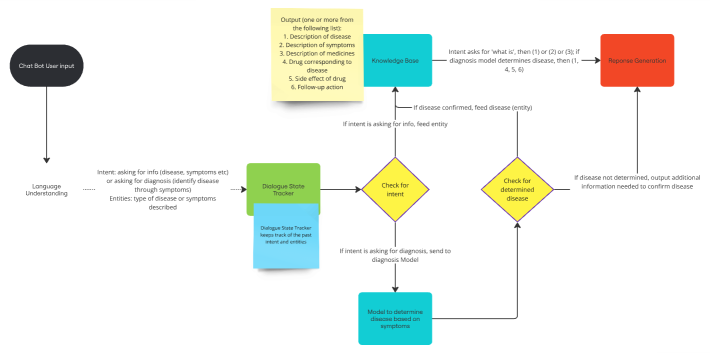
#> input picture apai4011/chatbot/mindmap.png, 1420 x 705 px (shown at 1/2 size)
$ python -i optimized-svm.py   (imports and definitions only)   (older library calls are emulated)
#> lines starting #> are read from the running program, lines starting #| are printed output that depends on the picture
import os
import cv2
import numpy as np
import pandas as pd
import joblib
from sklearn.metrics import confusion_matrix
import seaborn as sns
import matplotlib.pyplot as plt
from sklearn.svm import SVC
from sklearn.model_selection import train_test_split
from sklearn.metrics import accuracy_score, classification_report
from sklearn.preprocessing import StandardScaler
from sklearn.discriminant_analysis import LinearDiscriminantAnalysis
from skimage.feature import hog, daisy, local_binary_pattern
from tqdm import tqdm
from imblearn.over_sampling import SMOTE
from joblib import Parallel, delayed
import multiprocessing
import time

# Constants
TRAIN_IMAGES_DIR = 'train_ims/'
TRAIN_CSV = 'train.csv'
IMG_SIZE = (32, 32)
SEED = 42  # For reproducibility

# [24 lines left out: function load_data, not called in this run]

def eoh(img, num_bins=9, cell_size=8):
    """Edge Orientation Histograms (EOH)."""
    gray = cv2.cvtColor(img, cv2.COLOR_BGR2GRAY)
    sobelx = cv2.Sobel(gray, cv2.CV_64F, 1, 0, ksize=3)
    sobely = cv2.Sobel(gray, cv2.CV_64F, 0, 1, ksize=3)
    magnitude = np.sqrt(sobelx**2 + sobely**2)
    angle = np.arctan2(sobely, sobelx) % (2 * np.pi)

    num_cells_x = gray.shape[1] // cell_size
    num_cells_y = gray.shape[0] // cell_size
    histograms = []

    for i in range(num_cells_y):
        for j in range(num_cells_x):
            cell_mag = magnitude[i*cell_size:(i+1)*cell_size,
                              j*cell_size:(j+1)*cell_size]
            cell_angle = angle[i*cell_size:(i+1)*cell_size,
                              j*cell_size:(j+1)*cell_size]
            hist, _ = np.histogram(cell_angle, bins=num_bins,
                                 range=(0, 2*np.pi), weights=cell_mag)
            histograms.append(hist)

    return np.concatenate(histograms)

def blur(img, kernel_size=4):
    blurred = cv2.blur(img, (kernel_size, kernel_size))
    return blurred.flatten()

def extract_single_image_features(img):
    gray = cv2.cvtColor(img, cv2.COLOR_BGR2GRAY)

    hog_feat = hog(gray, orientations=8, pixels_per_cell=(4, 4), cells_per_block=(1, 1))
    lbp = local_binary_pattern(gray, P=8, R=1, method='uniform')
    hist_lbp, _ = np.histogram(lbp, bins=np.arange(0, 10), range=(0, 9))

    daisy_feat = daisy(gray, step=7, radius=7, rings=1, histograms=6, orientations=8).flatten()
    eoh_feat = eoh(img)

    color_feat = []
    for channel in cv2.split(img):
        color_feat.extend([np.mean(channel), np.std(channel)])
    hsv = cv2.cvtColor(img, cv2.COLOR_BGR2HSV)
    for channel in cv2.split(hsv):
        color_feat.extend([np.mean(channel), np.std(channel)])

    blurred_feat = blur(img)

    return np.hstack([hog_feat, hist_lbp, daisy_feat, eoh_feat, color_feat, blurred_feat])

# [6 lines left out: function extract_features, not called in this run]

class LDA_encoder:
    """LDA-based feature encoder (similar to the file's implementation)."""
    def __init__(self, n_components=9):
        self.lda = LinearDiscriminantAnalysis(n_components=n_components)

    def fit(self, X, y):
        self.lda.fit(X, y)
        self.class_centers = np.array([np.mean(self.lda.transform(X[y == i]), axis=0) for i in np.unique(y)])

    def encode(self, X):
        return 1 / np.array([np.linalg.norm(self.lda.transform(X) - center, axis=1) for center in self.class_centers]).T

# [60 lines left out: function main, not called in this run]

# [2 lines not run here, left out]

>>> import cv2
>>> picture = cv2.imread('../../apai4011/chatbot/mindmap.png')
#> picture is the input picture: shape (705, 1420, 3); mean B, G, R 237.4, 243.6, 238.7
>>> result = extract_single_image_features(picture)
#> in extract_single_image_features, `gray = cv2.cvtColor(img, cv2.COLOR_BGR2GRAY)`:
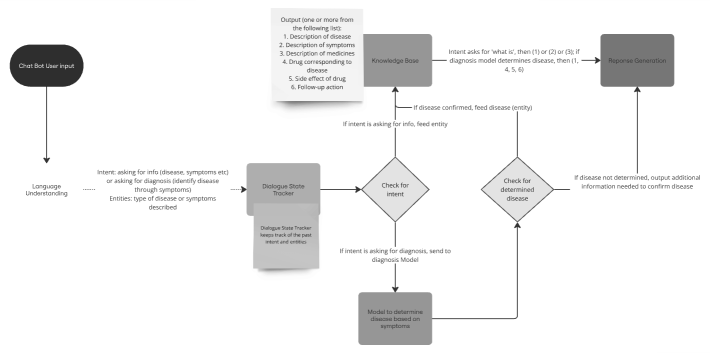
#> gray: shape (705, 1420) (shown at 1/2 size); min 26, max 255, mean 241.4
#> in extract_single_image_features, `lbp = local_binary_pattern(gray, P=8, R=1, method='uniform')`:
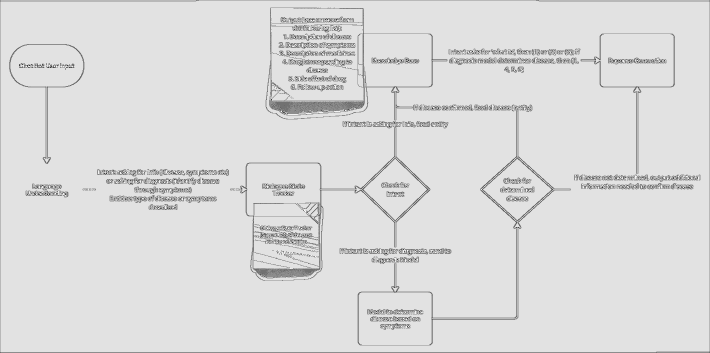
#> lbp: shape (705, 1420) float64 (shown at 1/2 size); min 0, max 9, mean 7.78; drawn with min black and max white
#> in extract_single_image_features, `hist_lbp, _ = np.histogram(lbp, bins=np.arange(0, 10), range=(0, 9))`: hist_lbp = [274, 2676, 711, 8375, 7089, 38159, 2680, 9262, 931874]
#> in eoh, `sobelx = cv2.Sobel(gray, cv2.CV_64F, 1, 0, ksize=3)`:
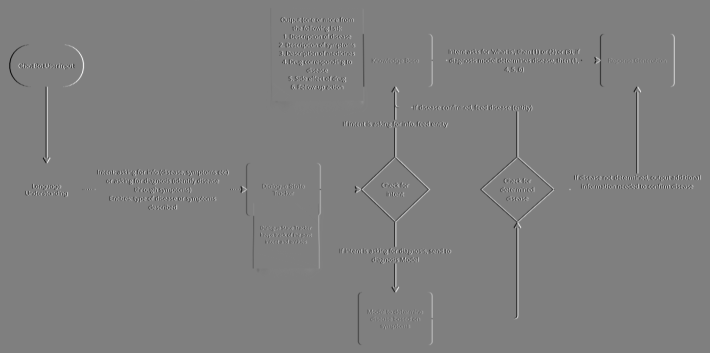
#> sobelx: shape (705, 1420) float64 (shown at 1/2 size); min -818, max 815, mean 0; drawn with min black and max white
#> in eoh, `sobely = cv2.Sobel(gray, cv2.CV_64F, 0, 1, ksize=3)`:
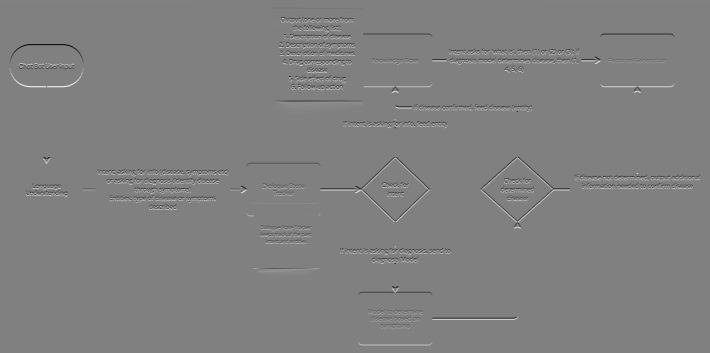
#> sobely: shape (705, 1420) float64 (shown at 1/2 size); min -849, max 836, mean 0; drawn with min black and max white
#> in eoh, `magnitude = np.sqrt(sobelx**2 + sobely**2)`:
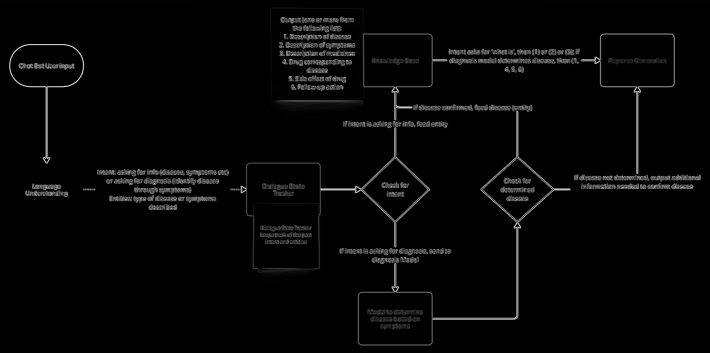
#> magnitude: shape (705, 1420) float64 (shown at 1/2 size); min 0, max 917.3, mean 21.5; drawn with min black and max white
#> in eoh, `angle = np.arctan2(sobely, sobelx) % (2 * np.pi)`:
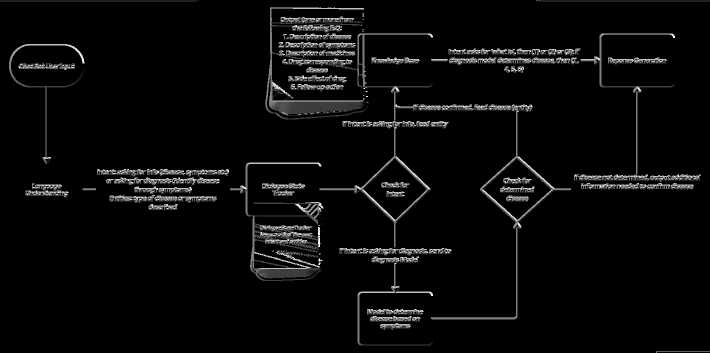
#> angle: shape (705, 1420) float64 (shown at 1/2 size); min 0, max 6.28, mean 0.238; drawn with min black and max white
#> after the loop in eoh, `for i in range(num_cells_y):`: histograms = 15576 items, first 6: [0, 0, 64, 0, 0, 0, 0, 0, 0], [0, 0, 64, 0, 0, 0, 0, 0, 0], [0, 0, 64, 0, 0, 0, 0, 0, 0], [0, 0, 64, 0, 0, 0, 0, 0, 0], [0, 0, 64, 0, 0, 0, 0, 0, 0], [0, 0, 64, 0, 0, 0, 0, 0, 0]
#> the loop in extract_single_image_features, `for channel in cv2.split(img):` made 3 passes
#> after the loop in extract_single_image_features, `for channel in cv2.split(img):`: color_feat = [237.4, 49.4, 243.6, 37.22, 238.7, 51.95]
#> in extract_single_image_features, `hsv = cv2.cvtColor(img, cv2.COLOR_BGR2HSV)`: hsv: shape (705, 1420, 3); mean H, S, V 8, 20.6, 247.4
#> the loop in extract_single_image_features, `for channel in cv2.split(hsv):` made 3 passes
#> after the loop in extract_single_image_features, `for channel in cv2.split(hsv):`: color_feat = [237.4, 49.4, 243.6, 37.22, 238.7, 51.95, 8.01, 24.22, 20.63, 57.19, 247.4, 28.9]
